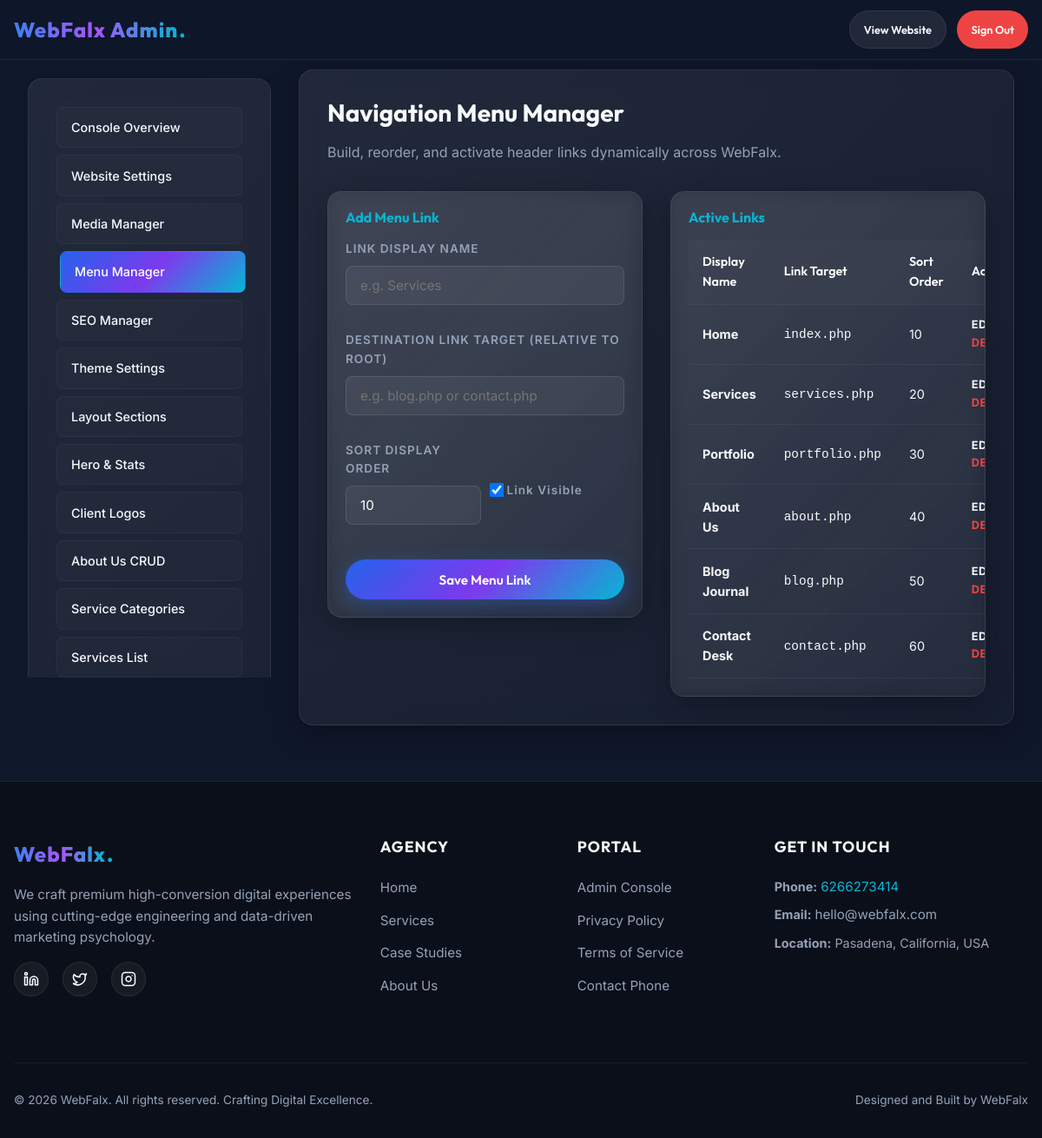
The app's page /admin/menu-manager.php (signed in) with its own data.
### tables this page shows
CREATE TABLE `menus` (
    `id` INT AUTO_INCREMENT PRIMARY KEY,
    `title` VARCHAR(100) NOT NULL,
    `url` VARCHAR(255) NOT NULL,
    `parent_id` INT DEFAULT NULL,
    `display_order` INT NOT NULL DEFAULT 10,
    `is_active` TINYINT(1) NOT NULL DEFAULT 1,
    FOREIGN KEY (`parent_id`) REFERENCES `menus` (`id`) ON DELETE SET NULL
);

CREATE TABLE `site_settings` (
    `id` INT AUTO_INCREMENT PRIMARY KEY,
    `setting_key` VARCHAR(50) NOT NULL UNIQUE,
    `setting_value` TEXT DEFAULT NULL,
    `setting_group` VARCHAR(50) NOT NULL DEFAULT 'general',
    `description` VARCHAR(255) DEFAULT NULL,
    `updated_at` TIMESTAMP DEFAULT CURRENT_TIMESTAMP ON UPDATE CURRENT_TIMESTAMP
);

### includes/functions.php (called while the page is built, shortened)
<?php
require_once __DIR__ . '/config.php';
function esc(?string $html): string {
    return htmlspecialchars($html ?? '', ENT_QUOTES | ENT_SUBSTITUTE, 'UTF-8');
}
function esc_attr(?string $attr): string {
    return htmlspecialchars($attr ?? '', ENT_QUOTES, 'UTF-8');
}
function get_setting(string $key, string $default = ''): string {
    global $db;
    try {
        $stmt = $db->prepare("SELECT setting_value FROM site_settings WHERE setting_key = :key LIMIT 1");
        $stmt->execute(['key' => $key]);
        $row = $stmt->fetch();
        return $row ? $row['setting_value'] : $default;
    } catch (PDOException $e) {
        error_log("Failed to fetch setting '$key': " . $e->getMessage());
        return $default;
    }
}

### admin/menu-manager.php (the view, shortened to what this page needs)
<?php
require_once __DIR__ . '/../includes/functions.php';
$menus = [];
try {
    $menus = $db->query("SELECT * FROM menus ORDER BY display_order ASC")->fetchAll();
} catch (PDOException $e) {
    error_log("Failed listing menus: " . $e->getMessage());
}
$edit_menu = null;
require_once __DIR__ . '/admin_header.php';
?>
<h3 style="margin-bottom: var(--spacing-sm);">Navigation Menu Manager</h3>
<p style="margin-bottom: var(--spacing-md); color: var(--color-text-secondary-dark);">Build, reorder, and activate header links dynamically across WebFalx.</p>
<div class="grid grid-2" style="gap: var(--spacing-md); align-items: start; grid-template-columns: 1fr 1.3fr;">
    <div class="glass-card" style="padding: 1.25rem;">
        <h4 style="color: var(--color-accent); margin-bottom: 1rem;"><?php echo $edit_menu ? 'Edit Menu Link' : 'Add Menu Link'; ?></h4>
        <form action="" method="POST" style="display: flex; flex-direction: column; gap: 10px;">
            <div class="form-group">
                <label for="mn_title">Link Display Name</label>
                <input type="text" name="title" id="mn_title" class="form-control" value="<?php echo esc_attr($edit_menu['title'] ?? ''); ?>" required placeholder="e.g. Services">
            </div>
            <div class="form-group">
                <label for="mn_url">Destination Link Target (relative to root)</label>
                <input type="text" name="url" id="mn_url" class="form-control" value="<?php echo esc_attr($edit_menu['url'] ?? ''); ?>" required placeholder="e.g. blog.php or contact.php">
            </div>
            <div class="grid grid-2" style="gap: 10px; align-items: center;">
                <div class="form-group">
                    <label for="mn_order">Sort Display Order</label>
                    <input type="number" name="display_order" id="mn_order" class="form-control" value="<?php echo esc_attr($edit_menu['display_order'] ?? '10'); ?>">
                </div>
                <div class="form-group" style="padding-top: 25px;">
                    <label style="display: inline-flex; align-items: center; gap: 4px; cursor: pointer; text-transform: none;">
                        <input type="checkbox" name="is_active" value="1" <?php echo (!isset($edit_menu) || $edit_menu['is_active'] == 1) ? 'checked' : ''; ?> style="width: 16px; height: 16px;">
                        Link Visible
                    </label>
                </div>
            </div>
            <button type="submit" class="btn btn-primary" style="margin-top: 10px;">Save Menu Link</button>
        </form>
    </div>
    <div class="glass-card" style="padding: 1.25rem;">
        <h4 style="color: var(--color-accent); margin-bottom: 1rem;">Active Links</h4>
        <table class="admin-table">
            <thead>
                <tr>
                    <th>Display Name</th>
                    <th>Link Target</th>
                    <th>Sort Order</th>
                    <th>Actions</th>
                </tr>
            </thead>
            <tbody>
                <?php foreach ($menus as $m): ?>
                    <tr style="opacity: <?php echo $m['is_active'] ? '1' : '0.5'; ?>;">
                        <td><strong><?php echo esc($m['title']); ?></strong></td>
                        <td><code><?php echo esc($m['url']); ?></code></td>
                        <td><?php echo $m['display_order']; ?></td>
                        <td style="font-size: 0.8rem;">
                            <a href="?edit_id=<?php echo $m['id']; ?>" class="action-link">Edit</a> |
                            <a href="?action=delete&id=<?php echo $m['id']; ?>" class="action-link action-delete" onclick="return confirm('Remove this menu link target?');">Delete</a>
                        </td>
                    </tr>
                <?php endforeach; ?>
            </tbody>
        </table>
    </div>
</div>
<?php require_once __DIR__ . '/admin_footer.php'; ?>

### includes/footer.php (shortened to what this page needs)
<?php
require_once __DIR__ . '/functions.php';
?>
    <footer class="main-footer">
        <div class="container">
            <div class="footer-grid">
                <div class="footer-brand">
                    <a href="<?php echo BASE_URL; ?>" class="logo-link" style="margin-bottom: var(--spacing-sm);">
                        <span class="gradient-text"><?php echo esc(APP_NAME); ?></span>
                        <span class="logo-dot">.</span>
                    </a>
                    <p>We craft premium high-conversion digital experiences using cutting-edge engineering and data-driven marketing psychology.</p>
                    <div class="footer-socials">
                        <a href="<?php echo esc_attr(get_setting('social_linkedin', '#')); ?>" target="_blank" rel="noopener" class="social-icon-btn" aria-label="LinkedIn">
                        </a>
                        <a href="<?php echo esc_attr(get_setting('social_twitter', '#')); ?>" target="_blank" rel="noopener" class="social-icon-btn" aria-label="Twitter">
                            <svg width="18" height="18" viewBox="0 0 24 24" fill="none" stroke="#ffffff" stroke-width="2" stroke-linecap="round" stroke-linejoin="round"><path d="M22 4s-.7 2.1-2 3.4c1.6 10-9.4 17.3-18 11.6 2.2.1 4.4-.6 6-2C3 15.5.5 9.6 3 5c2.2 2.6 5.6 4.1 9 4-.9-4.2 4-6.6 7-3.8 1.1 0 3-1.2 3-1.2z"></path></svg>
                        </a>
                        <a href="<?php echo esc_attr(get_setting('social_instagram', '#')); ?>" target="_blank" rel="noopener" class="social-icon-btn" aria-label="Instagram">
                        </a>
                    </div>
                </div>
                <div class="footer-links">
                    <h4>Agency</h4>
                    <ul>
                        <li><a href="<?php echo BASE_URL; ?>">Home</a></li>
                        <li><a href="<?php echo BASE_URL; ?>#services">Services</a></li>
                        <li><a href="<?php echo BASE_URL; ?>#work">Case Studies</a></li>
                        <li><a href="<?php echo BASE_URL; ?>#about">About Us</a></li>
                    </ul>
                </div>
                <div class="footer-links">
                    <h4>Portal</h4>
                    <ul>
                        <li><a href="<?php echo BASE_URL; ?>admin/dashboard.php">Admin Console</a></li>
                        <li><a href="<?php echo BASE_URL; ?>#privacy">Privacy Policy</a></li>
                        <li><a href="<?php echo BASE_URL; ?>#terms">Terms of Service</a></li>
                        <li><a href="tel:<?php echo esc_attr(APP_PHONE); ?>">Contact Phone</a></li>
                    </ul>
                </div>
                <div class="footer-links">
                    <h4>Get In Touch</h4>
                    <p style="font-size: 0.9rem; margin-bottom: 0.5rem; color: var(--color-text-secondary-dark);">
                        <strong>Phone:</strong> <a href="tel:<?php echo esc_attr(APP_PHONE); ?>" style="color: var(--color-accent);"><?php echo esc(APP_PHONE); ?></a>
                    </p>
                    <p style="font-size: 0.9rem; margin-bottom: 0.5rem; color: var(--color-text-secondary-dark);">
                        <strong>Email:</strong> <a href="mailto:<?php echo esc_attr(get_setting('contact_email', 'hello@webfalx.com')); ?>"><?php echo esc(get_setting('contact_email', 'hello@webfalx.com')); ?></a>
                    </p>
                    <p style="font-size: 0.9rem; color: var(--color-text-secondary-dark);">
                        <strong>Location:</strong> <?php echo esc(get_setting('contact_address', 'California, USA')); ?>
                    </p>
                </div>
            </div>
            <div class="footer-bottom">
                <p>&copy; <?php echo date('Y'); ?> <?php echo esc(APP_NAME); ?>. All rights reserved. Crafting Digital Excellence.</p>
                <p>Designed and Built by <?php echo esc(APP_NAME); ?></p>
            </div>
        </div>
    </footer>
</body>
</html>

### assets/css/style.css (style rules this page uses)
*, *::before, *::after { box-sizing: border-box; margin: 0; padding: 0; }
html { scroll-behavior: smooth; font-size: 16px; height: 100%; overflow-x: hidden; }
body { font-family: var(--font-body); background-color: var(--color-bg-dark); color: var(--color-text-primary-dark); line-height: 1.6; overflow-x: hidden; -webkit-font-smoothing: antialiased; min-height: 100%; position: relative; }
h1, h2, h3, h4, h5, h6 { font-family: var(--font-heading); font-weight: 700; line-height: 1.2; color: var(--color-text-primary-dark); }
h3 { font-size: 1.75rem; }
p { color: var(--color-text-secondary-dark); }
a { color: inherit; text-decoration: none; transition: color var(--transition-fast); }
.gradient-text { background: var(--gradient-text); -webkit-background-clip: text; -webkit-text-fill-color: transparent; display: inline-block; }
.container { width: 100%; max-width: 1200px; margin: 0 auto; padding: 0 var(--spacing-sm); }
.grid { display: grid; }
.grid-2 { grid-template-columns: repeat(2, 1fr); gap: var(--spacing-md); }
.glass-card { background: var(--gradient-glass); backdrop-filter: blur(12px); -webkit-backdrop-filter: blur(12px); border: var(--border-glass); border-radius: var(--radius-md); padding: var(--spacing-md); box-shadow: var(--shadow-glass); transition: transform var(--transition-medium), border-color var(--transition-medium), box-shadow var(--transition-medium); }
.btn { display: inline-flex; align-items: center; justify-content: center; padding: 0.85rem 2rem; font-family: var(--font-heading); font-weight: 600; font-size: 0.95rem; border-radius: var(--radius-full); cursor: pointer; transition: transform var(--transition-fast), box-shadow var(--transition-fast), background var(--transition-fast); border: none; outline: none; position: relative; overflow: hidden; min-height: 44px; }
.btn-primary { background: var(--gradient-hero); color: #ffffff; box-shadow: 0 4px 20px rgba(37, 99, 235, 0.4); }
.form-group { margin-bottom: 1.25rem; text-align: left; }
.form-group label { display: block; font-size: 0.85rem; font-weight: 600; color: var(--color-text-secondary-dark); margin-bottom: 0.5rem; text-transform: uppercase; letter-spacing: 1px; }
.form-control { width: 100%; background: rgba(255, 255, 255, 0.05); border: 1px solid rgba(255, 255, 255, 0.1); border-radius: var(--radius-sm); padding: 0.75rem 1rem; color: #ffffff; font-family: var(--font-body); font-size: 0.95rem; outline: none; transition: border-color var(--transition-fast), background var(--transition-fast); min-height: 44px; }
.logo-link { font-family: var(--font-heading); font-size: 1.5rem; font-weight: 800; letter-spacing: 1px; display: flex; align-items: center; }
.logo-dot { color: var(--color-accent); margin-left: 1px; }
.main-footer { border-top: var(--border-glass); background: #0b0f19; padding: var(--spacing-lg) 0 var(--spacing-md) 0; position: relative; overflow: hidden; }
.footer-grid { display: grid; grid-template-columns: 2fr 1fr 1fr 1.5fr; gap: var(--spacing-md); margin-bottom: var(--spacing-lg); }
.footer-brand p { margin: var(--spacing-sm) 0; font-size: 0.95rem; }
.footer-socials { display: flex; gap: var(--spacing-sm); margin-top: var(--spacing-sm); }
.social-icon-btn { width: 40px; height: 40px; border-radius: 50%; background: rgba(255, 255, 255, 0.05); border: var(--border-glass); display: flex; align-items: center; justify-content: center; transition: background var(--transition-fast), transform var(--transition-fast); }
.footer-links h4 { margin-bottom: 1.5rem; font-size: 1.1rem; text-transform: uppercase; letter-spacing: 1px; }
.footer-links ul { list-style: none; }
.footer-links li { margin-bottom: 0.75rem; }
.footer-links a { color: var(--color-text-secondary-dark); font-size: 0.95rem; }
.footer-bottom { border-top: 1px solid rgba(255, 255, 255, 0.05); padding-top: var(--spacing-md); display: flex; justify-content: space-between; align-items: center; color: var(--color-text-muted-dark); font-size: 0.85rem; }
.grid-2, .grid-3, .grid-4, .portfolio-grid, .testimonial-track, .timeline-track { grid-template-columns: 1fr !important; gap: var(--spacing-sm); }
.glass-card { max-width: 100%; overflow-x: auto; }
@media (min-width: 600px) { .grid-2 { grid-template-columns: repeat(2, 1fr) !important; } }

### records on screen
menus: title "Home", url "index.php", display_order "10"
menus: title "Services", url "services.php", display_order "20"
menus: title "Portfolio", url "portfolio.php", display_order "30"
menus: title "About Us", url "about.php", display_order "40"
menus: title "Blog Journal", url "blog.php", display_order "50"
menus: title "Contact Desk", url "contact.php", display_order "60"
site_settings: setting_value "hello@webfalx.com"
site_settings: setting_value "Pasadena, California, USA"

### other values on screen
APP_NAME "WebFalx"
APP_PHONE "6266273414"
